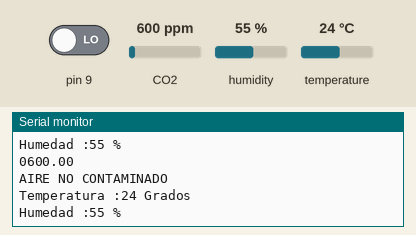
This sketch was run on a simulated Arduino Uno, built with avr-gcc and run on an emulated ATmega328P. Parts: the last lines printed to the serial monitor. The test bench sets the inputs (shaded band); at power-on: CO2 600 ppm, humidity 55 %, pin 9 LOW, temperature 24 °C.

Above: at 1.3 s.
1.4 s: CO2 set to 452 ppm
2.9 s: humidity set to 22 %
4.4 s: pin 9 driven HIGH
5.9 s: temperature set to 12 °C
At 6.0 s:
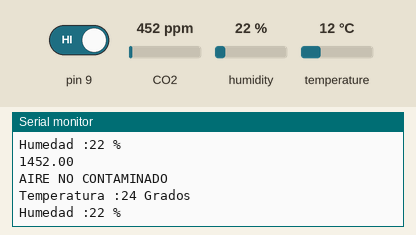
7.4 s: CO2 set to 1050 ppm
At 8.05 s:
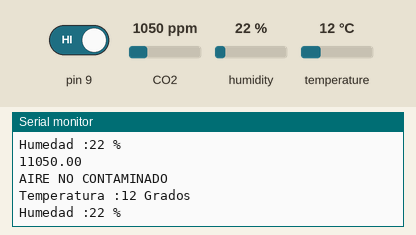
8.9 s: pin 9 driven LOW
Timing chart, 0 to 11.4 s (numbered marks = the images above; inputs shaded):
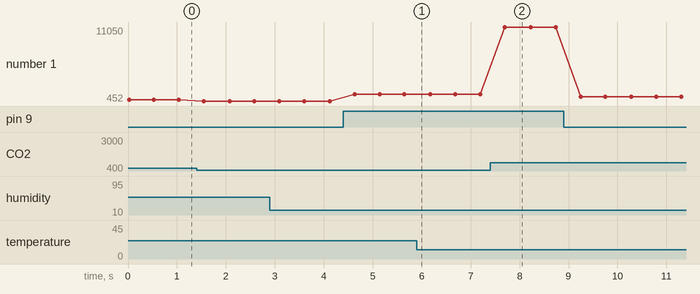

The sketch:

TEMP_AIR.ino
```cpp
#include <DHT.h>
#include <MQ135.h>

MQ135 gasSensor = MQ135(9);
int val_air;
int Senpin_air;
int Senpin_temp = 7;
int temp;
int hmd;
DHT dht (Senpin_temp, DHT11);

void setup() {
  pinMode(Senpin_temp, INPUT);
  Serial.begin(9600);
  dht.begin();
}

void loop() {
  Senpin_temp = digitalRead(7);
  temp = dht.readTemperature();
  hmd = dht.readHumidity();

  Senpin_air = digitalRead(9);       // read analog input pin 0
  float ppm = gasSensor.getPPM();
  Serial.print(Senpin_air, DEC);  // prints the value read
  Serial.println(ppm);
  if (Senpin_air > 500) {
    Serial.println(" AIRE CONTAMINADO");
  }
  else {

    Serial.println("AIRE NO CONTAMINADO");
  }
  Serial.print ("Temperatura :");
  Serial.print (temp);
  Serial.print(" Grados \n");
  Serial.print ("Humedad :");
  Serial.print (hmd);
  Serial.print(" % \n");
  Serial.println();
  delay(500);
}
```

Measured:
- after the input at 7.4 s, the serial monitor: prints a new line after 0.30 s (image 2)
- plotted number 1: 600 → 452 after the input at 1.4 s, 452 → 1452 after the input at 4.4 s, 1452 → 11050 after the input at 7.4 s, 11050 → 1050 after the input at 8.9 s
